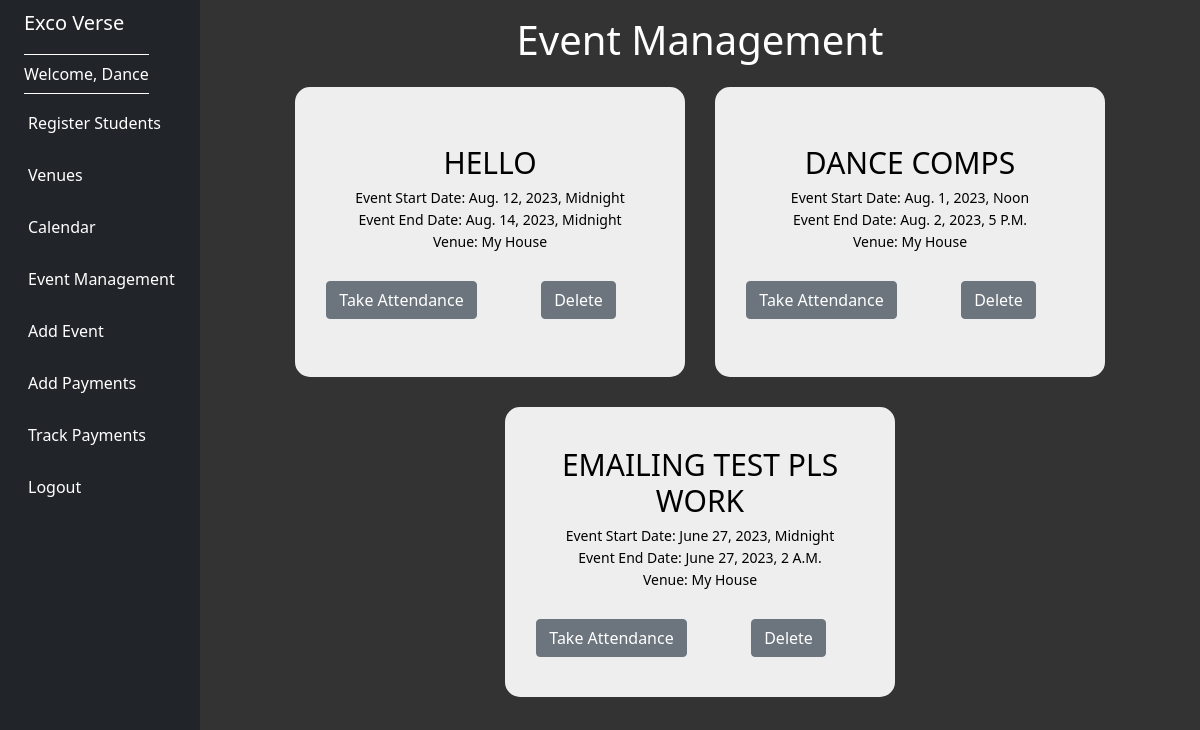
Screenshot of /all_events/ (signed in) with the database file from the repository.
### events/models.py (models this page shows, shortened)
class Event(models.Model):
    name = models.CharField('Event Name', max_length=120)
    start_event_date = models.DateTimeField('Event Start Date')
    end_event_date = models.DateTimeField('Event End Date')
    venue = models.ForeignKey(Venue, blank=True, null=True, on_delete=models.CASCADE)
    attendees = models.ManyToManyField(Student, blank=True, null=True)
    internal = models.BooleanField(default=False)
    description = models.TextField(blank=True)
    manager = models.CharField('Manager', max_length=120, blank=True)

class Venue(models.Model):
    name = models.CharField('Venue Name', max_length=120)
    image_url = models.CharField('Venue Image URL', max_length=200)
    address = models.CharField(max_length=300)
    zip_code = models.CharField('Zip Code', max_length=15)
    web = models.URLField('Website Address', blank=True)
    def __str__(self):
        return self.name

### events/views.py (the view)
# urls.py: path('all_events/',views.all_events, name="list-events"),
def all_events(request):
    if request.user.is_authenticated:
        username = request.user.username
        events_list = Event.objects.filter(manager=username)
        return render(request, 'events/events-list.html',
                    {'event_list':events_list})

### events/templates/events/events-list.html (shortened to what this page needs)
{% extends 'events/base.html' %}
{% block content %}
<center>
  <h1>Event Management</h1>
  <div class="container">
    {% for event in event_list %}
    <div class="card">
      <div class="card-body">
        <h5 class="card-title">{{ event.name }}</h5>
        <p class="card-subtitle"> Event Start Date: {{ event.start_event_date }}</p>
        <p class="card-subtitle"> Event End Date: {{ event.end_event_date }}</p>
        <p class="card-subtitle"> Venue: {{ event.venue }}</p>
        <br>
        <div class="row">
          <div class="col">
            <a href="{% url 'attendance' event.id %}">
              <div class="flex btn btn-secondary">Take Attendance</div>
            </a>
          </div>
          <div class="col">
            <a href="{% url 'remove' event.id %}">
              <div class="flex btn btn-secondary">Delete</div>
            </a>
          </div>
        </div>
      </div>
    </div>
    {% endfor %}
  </div>
</center>
{% endblock %}

### events/templates/events/base.html (shortened to what this page needs)
<!doctype html>
<html lang="en">
<head>
  <link href="https://cdn.jsdelivr.net/npm/bootstrap@5.0.2/dist/css/bootstrap.min.css" rel="stylesheet"
>
    <link rel="stylesheet" href="https://cdnjs.cloudflare.com/ajax/libs/fullcalendar/3.10.2/fullcalendar.min.css" />
</head>
<body>
  <div class="container-fluid">
    <div class="row flex-nowrap">
      <div class="col-auto col-md-3 col-xl-2 px-sm-2 px-0 bg-dark">
        <div class="d-flex flex-column align-items-center align-items-sm-start px-3 pt-2 text-white min-vh-100">
          <a href="/" class="d-flex align-items-center pb-3 mb-md-0 me-md-auto text-white text-decoration-none">
            <span class="fs-5 d-none d-sm-inline">Exco Verse</span>
          </a>
          <ul class="nav nav-pills flex-column mb-sm-auto mb-0 align-items-center align-items-sm-start" id="menu">
            {% if user.is_authenticated %}
            <li class="nav-item welcome-item">
              <span class="nav-link align-middle px-0 welcome-text">Welcome, {{ user.username }}</span>
          </li>
            <li class="nav-item">
              <a href="{% url 'add-student' %}" class="nav-link align-middle px-0">
                 <span class="ms-1 d-none d-sm-inline text-white">Register Students</span>
              </a>
            </li>
            <li class="nav-item">
              <a href="{% url 'list-venues' %}" class="nav-link align-middle px-0">
                 <span class="ms-1 d-none d-sm-inline text-white">Venues</span>
              </a>
            </li>
            <li>
            <li class="nav-item">
              <a href="{% url 'events' %}" class="nav-link align-middle px-0">
                 <span class="ms-1 d-none d-sm-inline text-white">Calendar</span>
              </a>
            </li>
            <li class="nav-item">
              <a href="{% url 'list-events' %}" class="nav-link align-middle px-0">
                 <span class="ms-1 d-none d-sm-inline text-white">Event Management</span>
              </a>
            </li>
            <li class="nav-item">
              <a href="{% url 'add-event' %}" class="nav-link align-middle px-0">
                 <span class="ms-1 d-none d-sm-inline text-white">Add Event</span>
              </a>
            </li>
            <li class="nav-item">
              <a href="{% url 'payment' %}" class="nav-link align-middle px-0">
                 <span class="ms-1 d-none d-sm-inline text-white">Add Payments</span>
              </a>
            </li>
            <li class="nav-item">
              <a href="{% url 'track_payments' %}" class="nav-link align-middle px-0">
                 <span class="ms-1 d-none d-sm-inline text-white">Track Payments</span>
              </a>
            </li>
            <li class="nav-item">
              <a href="{% url 'logout' %}" class="nav-link align-middle px-0">
                 <span class="ms-1 d-none d-sm-inline text-white">Logout</span>
              </a>
            </li>
          {% endif %}
        </div>
      </div>
      <div class="col py-3">
        <div class="container-fluid">
          {% block content %}
          {% endblock %}
      </div>
      </div>
    </div>
  </div>
  <br>
</body>
</html>

### events/templates/events/base.html (style rules this page uses)
body { background-color: #333; color: white; }
.welcome-text { color: white; }
.welcome-item { position: relative; }
.welcome-item::before, .welcome-item::after { content: ""; position: absolute; width: 100%; height: 1px; background-color: white; }
.welcome-item::before { top: 0; }
.welcome-item::after { bottom: 0; }

### events/templates/events/events-list.html (style rules this page uses)
h1 { color: white; }
.container { display: flex; flex-wrap: wrap; justify-content: center; }
.card { width: 400px; height: 300px; border-radius: 20px; overflow: hidden; border: 5px solid #333; margin: 10px; display: flex; flex-direction: column; justify-content: center; background-color: rgba(255, 255, 255, 0.918); color: black; }
.card-body { padding: 30px; display: flex; flex-direction: column; justify-content: center; }
.card-title { text-transform: uppercase; font-size: 30px; font-weight: 500; margin-bottom: 10px; }
.card-subtitle { text-transform: capitalize; font-size: 14px; font-weight: 300; margin-bottom: 5px; }

### rows the page displays
Event: name "HELLO", start_event_date "Aug. 12, 2023, Midnight", end_event_date "Aug. 14, 2023, Midnight", venue "My House"
Event: name "DANCE COMPS", start_event_date "Aug. 1, 2023, Noon", end_event_date "Aug. 2, 2023, 5 P.m.", venue "My House"
Event: name "EMAILING TEST PLS WORK", start_event_date "June 27, 2023, Midnight", end_event_date "June 27, 2023, 2 A.m.", venue "My House"

### other values shown
{{ user.username }} "Dance"
